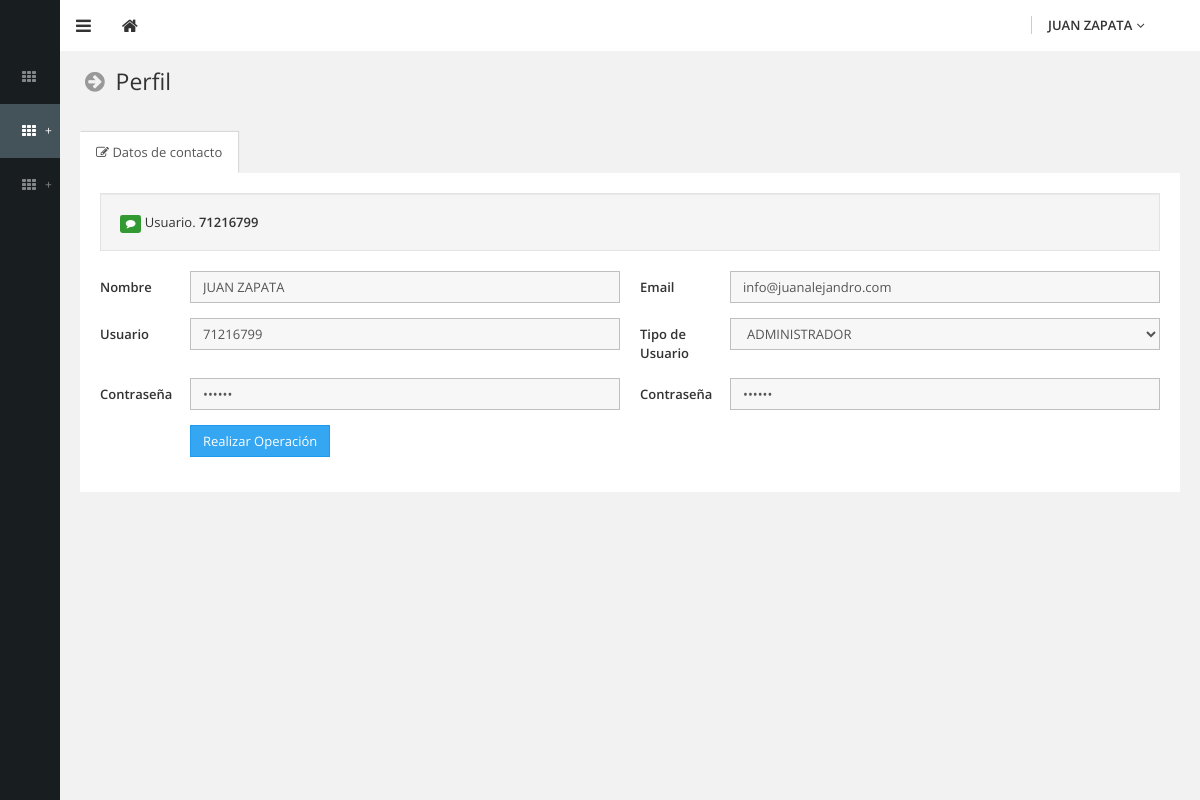
The app's page /admin/html/pages/perfil.php?Idmenu=2&Idsubmenu=1 (signed in) with its own data.
### tables this page shows
CREATE TABLE IF NOT EXISTS `Menu` (
  `Id` int(11) NOT NULL AUTO_INCREMENT,
  `Nombre` varchar(255) NOT NULL,
  `Url` varchar(255) NOT NULL,
  `Pos` int(11) NOT NULL,
  PRIMARY KEY (`Id`)
);

CREATE TABLE IF NOT EXISTS `Usuarios` (
  `Id` int(11) NOT NULL AUTO_INCREMENT,
  `Nombre` varchar(255) NOT NULL,
  `Cedula` int(11) NOT NULL,
  `Email` varchar(255) NOT NULL,
  `Clave` varchar(10) NOT NULL,
  `Tipo` int(11) NOT NULL,
  `Muestra` int(11) NOT NULL,
  PRIMARY KEY (`Id`)
);

CREATE TABLE IF NOT EXISTS `Tipouser` (
  `Id` int(11) NOT NULL AUTO_INCREMENT,
  `Nombre` varchar(255) NOT NULL,
  `Activo` int(11) NOT NULL,
  `Pos` int(11) NOT NULL,
  PRIMARY KEY (`Id`)
);

### admin/html/pages/perfil.php (the view, shortened to what this page needs)
<?
include("../../includes/conexion.php");
					$Casillero		=$_SESSION['IdR'];
					 $queryUSERS		="SELECT* FROM Usuarios where Id = '$Casillero'";
					 $resultUSERS		=mysql_query($queryUSERS, $id);
					 While($rowUSERS	=mysql_fetch_array($resultUSERS))
					 {
					 $usuario			=$rowUSERS["Cedula"];
					 $email				=$rowUSERS["Email"];
					 $tipo				=$rowUSERS["Tipo"];
					 $nombre			=$rowUSERS["Nombre"];
					 $contrasena		=$rowUSERS["Clave"];
					 }
					$queryTITMEN		="SELECT* FROM Tipouser WHERE Id = '$tipo'" ;
					$resultTITMEN		=mysql_query($queryTITMEN, $id);
					While($rowTITMEN	=mysql_fetch_array($resultTITMEN))
					{
					$NombreTIPO			=$rowTITMEN["Nombre"];
					}
?>
<!DOCTYPE html>
<html lang="en">
	<head>
		<link type="text/css" rel="stylesheet" href="../../assets/css/theme-default/bootstrap.css?1403937764" />
		<link type="text/css" rel="stylesheet" href="../../assets/css/theme-default/boostbox.css?1403937765" />
		<link type="text/css" rel="stylesheet" href="../../assets/css/theme-default/boostbox_responsive.css?1403937765" />
		<link type="text/css" rel="stylesheet" href="../../assets/css/theme-default/font-awesome.min.css?1401481653" />
	</head>
	<body >
		<header id="header">
<?
include("../../includes/navbar.php");
?>
		</header>
		<div id="base">
			<div id="sidebar">
			  <div class="sidebar-back"></div>
			  <div class="sidebar-content">
			    <div class="nav-brand"> <a class="main-brand" href="zona.php">
			      </a>
               </div>
					<?
                    include("../../includes/menu.php");
                    ?>		      </div>
		  </div>
			<div id="content">
				<section>
					<div class="section-header">
						<h3 class="text-standard"><i class="fa fa-fw fa-arrow-circle-right text-gray-light"></i> Perfil</h3>
					</div>
					<div class="section-body">
						<div class="row">
							<div class="col-lg-12">
								<div class="box style-transparent">
									<div class="box-head">
										<ul class="nav nav-tabs tabs-transparent" data-toggle="tabs">
											<li class="active"><a href="#editDetails"><i class="fa fa-edit"></i> Datos de contacto</a></li>
										</ul>
									</div>
									<div class="tab-content">
										<div class="tab-pane active" id="editDetails">
											<div class="box-body style-white">
												<div class="well">
													<span class="label label-success"><i class="fa fa-comment"></i></span>
													<span>Usuario. <strong><?=$usuario?></strong></span>
												</div>
												<form class="form-horizontal form-validate" role="form" method="post" action="perfil-update.php" novalidate>
													<div class="row">
														<div class="col-sm-6">
															<div class="form-group">
															  <div class="col-lg-2 col-md-4 col-sm-6">
																<label for="Nombre" class="control-label">Nombre</label>
															  </div>
																<div class="col-lg-10 col-md-8 col-sm-6">
																	<input type="text" name="Nombre" id="Nombre" class="form-control" placeholder="Ingrese un Nombre" value="<?=$nombre?>" onChange="javascript:this.value=this.value.toUpperCase();" required data-rule-minlength="3">
																</div>
															</div>
														</div>
														<div class="col-sm-6">
															<div class="form-group">
																<div class="col-lg-2 col-md-4 col-sm-6">
																	<label for="Apellidos" class="control-label">Email</label>
																</div>
																<div class="col-lg-10 col-md-8 col-sm-6">
																	<input type="email" name="email" id="email" class="form-control" placeholder="Ingrese un Email" value="<?=$email?>" required data-rule-minlength="3">
																</div>
															</div>
														</div>
													</div>
												  <div class="row">
														<div class="col-sm-6">
															<div class="form-group">
																<div class="col-lg-2 col-md-4 col-sm-6">
																	<label for="Pais" class="control-label">Usuario</label>
																</div>
																<div class="col-lg-10 col-md-8 col-sm-6">
																	<input name="usuario" type="text" class="form-control" id="usuario" placeholder="Ingrese el Nombre de Usuario" onChange="javascript:this.value=this.value.toUpperCase();" value="<?=$usuario?>" required data-rule-minlength="3">
																</div>
															</div>
														</div>
														<div class="col-sm-6">
															<div class="form-group">
																<div class="col-lg-2 col-md-4 col-sm-6">
																	<label for="tipo" class="control-label">Tipo de Usuario</label>
																</div>
																<div class="col-lg-10 col-md-8 col-sm-6">
                                                                <select id="tipo" name="tipo" class="form-control" required>
                                                                  <option value="<?=$tipo?>" selected><?=$NombreTIPO?></option>
                                                                </select>
																</div>
															</div>
														</div>
													</div>
												  <div class="row">
													  <div class="col-sm-6">
															<div class="form-group">
																<div class="col-lg-2 col-md-4 col-sm-6">
																	<label for="Contrasena" class="control-label">Contraseña</label>
																</div>
																<div class="col-lg-10 col-md-8 col-sm-6">
																	<input name="Contrasena" type="password" required class="form-control" id="Contrasena" placeholder="Contraseña" value="<?=$contrasena?>" data-rule-minlength="6">
																</div>
															</div>
														</div>
														<div class="col-sm-6">
															<div class="form-group">
																<div class="col-lg-2 col-md-4 col-sm-6">
																	<label for="Contraseña1" class="control-label">Contraseña</label>
																</div>
																<div class="col-lg-10 col-md-8 col-sm-6">
																	<input name="Contrasena1" type="password" required class="form-control" id="Contrasena1" placeholder="Repita la Contraseña" value="<?=$contrasena?>"  data-rule-equalto="#Contrasena" data-rule-minlength="6">
																</div>
															</div>
														</div>
													</div>
													<div class="form-group">
														<div class="col-lg-1 col-md-2 col-sm-3">
														</div>
														<div class="col-lg-11 col-md-10 col-sm-9">
														  <button type="submit" class="btn btn-primary">Realizar Operación</button>
														</div>
													</div>
												</form>
											</div>
										</div>
									</div>
								</div>
							</div>
						</div>
					</div>
				</section>
			</div>
		</div>
	</body>
</html>

### admin/includes/menu.php (shortened to what this page needs)
			    <ul class="main-menu">
<?
					$tipouzer		=$_SESSION['tipo'];
					$Idmenux		=$_REQUEST["Idmenu"];
					$conMenu		=0;
					$queryMenu		="SELECT* FROM Menu order by Pos" ;
					$resultMenu		=mysql_query($queryMenu, $id);
					While($rowMenu	=mysql_fetch_array($resultMenu))
					{
					$NombreMenu		=$rowMenu["Nombre"];
					$UrlMenu		=$rowMenu["Url"];
					$IdMenu			=$rowMenu["Id"];
					$MosPers1		=	0;
							$queryPers1			="SELECT* FROM Permisos where Idtipo = '$tipouzer'  and Men = '$IdMenu' and Submenu = '0' and Opciones = '0' ";
							$resultPers1		=mysql_query($queryPers1, $id);
							while($rowPers1		=mysql_fetch_array($resultPers1))
							{
							$MosPersA			=$rowPers1["Mos"];
								if($MosPersA > 0)
								{
								$MosPers1	=	1;
								}
							}
							if($UrlMenu	==	'#')
							{
							$UrlMenu	=	'javascript:void(0);';
							$addMenu	=	'<span class="expand-sign">+</span>';
							}
							else
							{
							$UrlMenu		=$UrlMenu;
							}
							$conMenu++;
							if(empty($Idmenux))
							{
								if($conMenu == 1)
								{
								$Activa	=	'class="active"';
								}
								else
								{
								$Activa	=	'';
								}
							}
							elseif($IdMenu	== $Idmenux)
							{
								$Activa	=	'class="active"';
							}
							else
							{
								$Activa	=	'';
							}
										if($MosPers1 == 1)
										{
?>
                                            <li>
                                            <a href="<?=$UrlMenu?>?Idmenu=<?=$IdMenu?>" <?=$Activa?>> <i class="fa fa-th fa-fw"></i><span class="title"><?=$NombreMenu?></span> <?=$addMenu?></a>
                                            <?
                                            if($UrlMenu =! 'javascript:void(0);')
                                            {
                                            ?>
                                            </li>
                                            <?
                                            }
                                            else
                                            {
                                            ?>
                                            </li>
                                            <?
											}
					}
					}
                                            ?>
		        </ul>

### admin/assets/css/theme-default/boostbox_responsive.css (style rules this page uses)
@media (min-width: 481px) and (max-width: 1200px) { body:not(.sidebar-expanded) #content { display: block; } }
@media (min-width: 481px) and (max-width: 1200px) { body:not(.sidebar-expanded) #sidebar { width: 60px; } }
@media (min-width: 481px) and (max-width: 1200px) { body:not(.sidebar-expanded) #header { left: 60px; } }
@media (min-width: 481px) and (max-width: 1200px) { body:not(.sidebar-expanded) .sidebar-back { width: 60px; } }
@media (min-width: 481px) and (max-width: 1200px) { body:not(.sidebar-expanded) .main-menu > li { position: relative; } }
@media (min-width: 481px) and (max-width: 1200px) { body:not(.sidebar-expanded) .main-menu > li.active > a { background-color: #44535a; color: #ffffff; } }
@media (min-width: 481px) and (max-width: 1200px) { body:not(.sidebar-expanded) .main-menu > li > a { padding: 20px 20px 20px 40px; -webkit-transition: padding 0.15s ease-in; -o-transition: padding 0.15s ease-in; transition: padding 0.15s ease-in; } }
@media (min-width: 481px) and (max-width: 1200px) { body:not(.sidebar-expanded) .main-menu > li > a:before, body:not(.sidebar-expanded) .main-menu > li > a:after { content: " "; display: table; } }
@media (min-width: 481px) and (max-width: 1200px) { body:not(.sidebar-expanded) .main-menu > li > a:after { clear: both; } }
@media (min-width: 481px) and (max-width: 1200px) { body:not(.sidebar-expanded) .main-menu > li > a .fa:first-child { color: inherit; margin-left: -20px; } }

### records on screen
usuarios: Cedula "71216799", Nombre "JUAN ZAPATA", email "info@juanalejandro.com", usuario "71216799"
tipouser: tipo "ADMINISTRADOR"

### other values on screen
$_SESSION['NombreR'] "JUAN ZAPATA"
